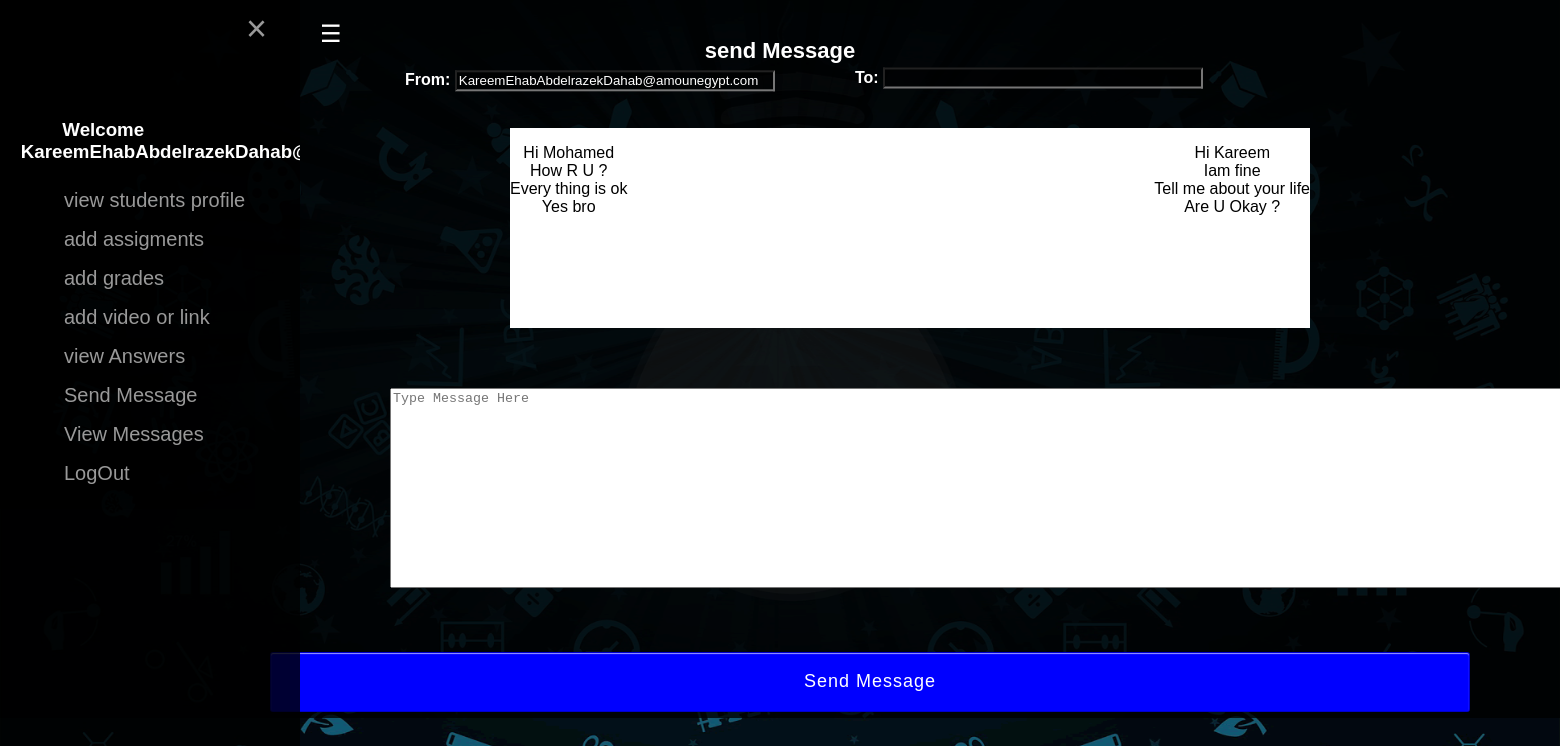
The app's page /sendMessageTeacher.php (signed in), older data.
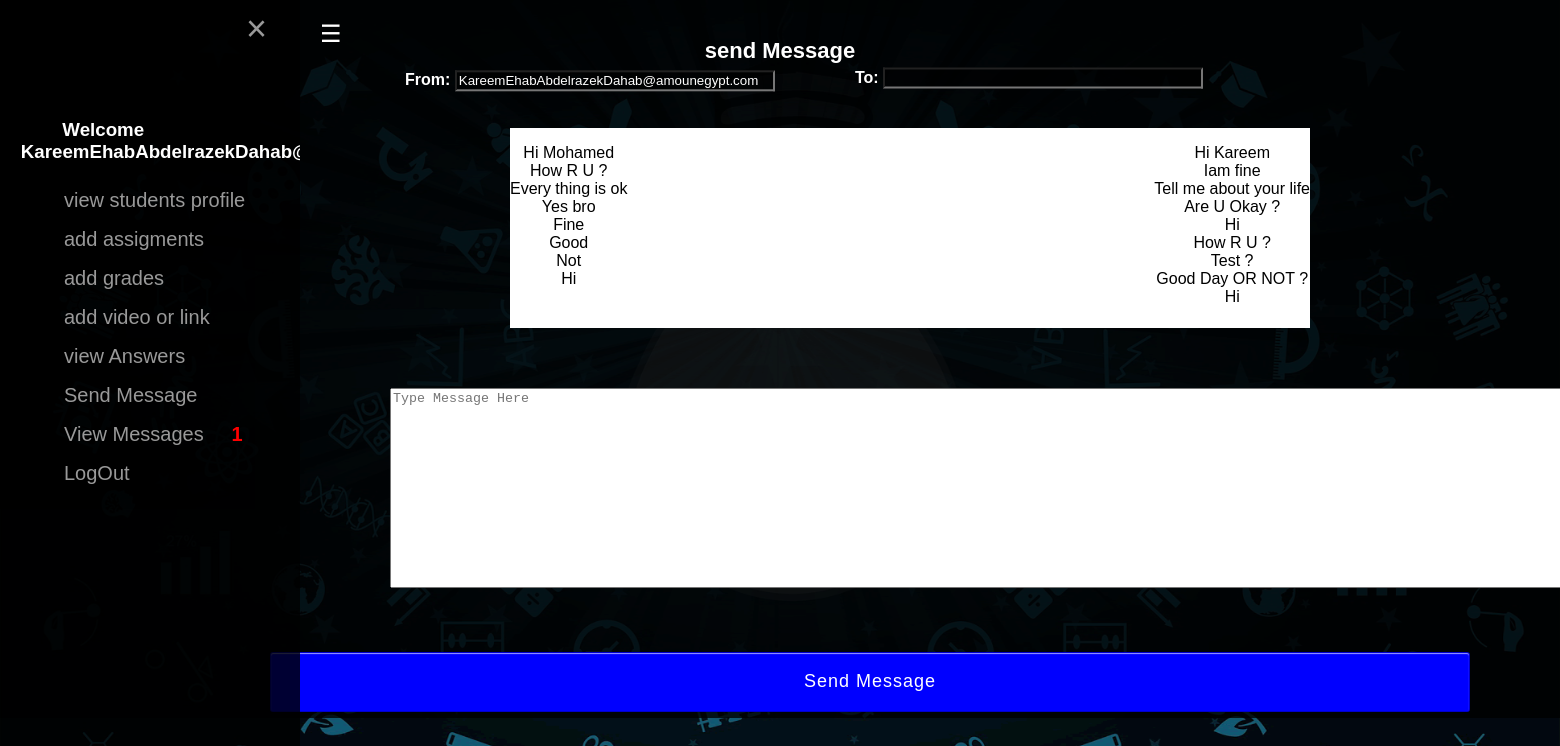
The same page, newer data.
### tables this page shows
CREATE TABLE `Chat` (
  `ID` int(11) NOT NULL,
  `Sender` varchar(80) NOT NULL,
  `Receiver` varchar(80) NOT NULL,
  `message` varchar(255) NOT NULL,
  `messageType` varchar(20) NOT NULL
);

### Chatting.php (called while the page is built, shortened)
<?php
class Chatting{
            ?>
            <?php
 public function getNumberOfMessages(){
        include 'dB.php';
        $sql = mysqli_query($conn, "SELECT message FROM Chat WHERE Receiver= '".$_SESSION['email']."' AND messageType='Delivered'");
        $count = 0;
        while($row = mysqli_fetch_array($sql)){
            $count++;
        }
        return $count;
   }
}
?>

### sendMessageTeacher.php (the view, shortened to what this page needs)
<div class="wrapper">
<?php include "dB.php";
include "teacherfrontEnd.php";
 ?>
<div class="main_container">
<div class="item">
<form method="POST" action="">
<div class="box">
<h1>send Message</h1>
<br><div class="wra">
<h4>From:
   <input type="text" name="S" class='from' readonly value="<?php
     $result = mysqli_query($conn, "SELECT email FROM Registration WHERE email='".$_SESSION["email"]."'");
      if($row = mysqli_fetch_array($result)){
      echo $row['email'];
      }
      ?>
      ">
      </h4>
        <h4 class='to'>To:
   <input type="text" name="R" readonly value="<?php
      $result = mysqli_query($conn, "SELECT email FROM Registration WHERE ID='".$_GET['!?']."'-255");
      if($row = mysqli_fetch_array($result)){
      echo $row['email'];
    }
    ?>
    ">
    </h4>
  <div class="rec">
  <?php
    $result = mysqli_query($conn, "SELECT * FROM Chat WHERE Sender='".$_SESSION['email']."'");
 echo '<p class="send">';
while($row = mysqli_fetch_array($result)){
  echo $row['message']. '<br>';
}
echo '</p>';
$result = mysqli_query($conn, "SELECT * FROM Chat WHERE Receiver='".$_SESSION['email']."'");
echo '<p class="rece">';
while($row = mysqli_fetch_array($result)){
 echo $row['message']. '<br>';
}
echo '</p>';
 ?>
 </div>
    <textarea placeholder="Type Message Here" name="M"></textarea><br><br><br>
    <input type="submit" name="sub" value="Send Message">
    </div>
    </div>
    </div>
  </div>
  </div>

### teacherfrontEnd.php (shortened to what this page needs)
<!DOCTYPE html>
<html>
<head>
</head>
<body>
<div class="content">
 <div id="mainbox" onclick="openFunction()"><div class="session">&#9776;
					</div>
					</div>
  <div id="menu" class="sidemenu">
				<h3><?php
					echo '&nbsp&nbsp&nbsp&nbsp&nbsp&nbsp&nbsp&nbsp&nbsp&nbsp&nbsp&nbspWelcome<br>&nbsp&nbsp&nbsp&nbsp'.$_SESSION['email'];
				?></h3>
  				<a href="viewstudents.php">view students profile</a>
				<a href="addQuestions.php">add assigments</a>
				<a href="">add grades</a>
                <a href="addvideocourse.php">add video or link</a>
				<a href="viewAnswers.php">view Answers</a>
				<a href="teacherMessageFrontEnd.php">Send Message</a>
				<a href="viewMessageTeacher.php">View Messages
				<?php
				  include 'Chatting.php';
				  $no = new Chatting();
				  if($no->getNumberOfMessages() > 0)
				   echo '<strong>&nbsp&nbsp&nbsp&nbsp' .$no->getNumberOfMessages(). '</strong>';
				   else{
					 echo '';
				   }
				?>
				</a>
				<a href='logout.php'>LogOut</a>
   <a href="#" class="closebtn" onclick="closeFunction()">&times;</a>
 </div>
</div>
</body>
</html>

Row changes from the older to the newer data that the page shows:
added chat: message "Fine", shown under "To:"
added chat: message "Good", shown under "To:"
added chat: message "Not", shown under "To:"
added chat: message "Hi", shown under "To:"
added chat: message "Hi"
added chat: message "How R U ?"
added chat: message "Test ?"
added chat: message "Good Day OR NOT ?"
added chat: message "Hi"
Text that changed along with them:
$no->getNumberOfMessages(): (not shown) → "1"
